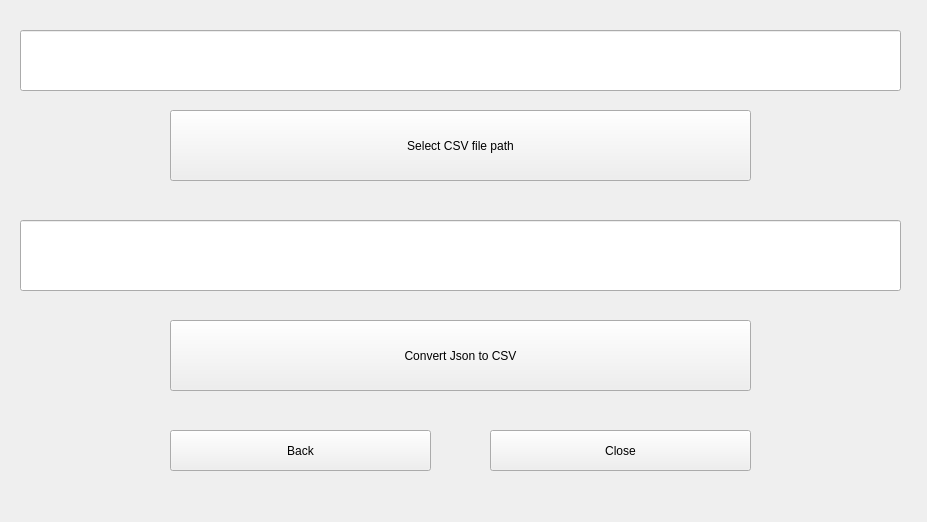
<?xml version="1.0" encoding="UTF-8"?>
<ui version="4.0">
 <class>JsonUtilPage</class>
 <widget class="QWidget" name="JsonUtilPage">
  <property name="geometry">
   <rect>
    <x>0</x>
    <y>0</y>
    <width>927</width>
    <height>522</height>
   </rect>
  </property>
  <property name="windowTitle">
   <string>Form</string>
  </property>
  <widget class="QPushButton" name="selectCsvFilePathButton">
   <property name="geometry">
    <rect>
     <x>170</x>
     <y>110</y>
     <width>581</width>
     <height>71</height>
    </rect>
   </property>
   <property name="text">
    <string>Select CSV file path</string>
   </property>
  </widget>
  <widget class="QLineEdit" name="csvFilePathLineEdit">
   <property name="geometry">
    <rect>
     <x>20</x>
     <y>30</y>
     <width>881</width>
     <height>61</height>
    </rect>
   </property>
  </widget>
  <widget class="QPushButton" name="convertJsonToCSVButton">
   <property name="geometry">
    <rect>
     <x>170</x>
     <y>320</y>
     <width>581</width>
     <height>71</height>
    </rect>
   </property>
   <property name="text">
    <string>Convert Json to CSV</string>
   </property>
  </widget>
  <widget class="QLineEdit" name="conversionResultLineEdit">
   <property name="geometry">
    <rect>
     <x>20</x>
     <y>220</y>
     <width>881</width>
     <height>71</height>
    </rect>
   </property>
  </widget>
  <widget class="QPushButton" name="backButton">
   <property name="geometry">
    <rect>
     <x>170</x>
     <y>430</y>
     <width>261</width>
     <height>41</height>
    </rect>
   </property>
   <property name="text">
    <string>Back</string>
   </property>
  </widget>
  <widget class="QPushButton" name="closeButton">
   <property name="geometry">
    <rect>
     <x>490</x>
     <y>430</y>
     <width>261</width>
     <height>41</height>
    </rect>
   </property>
   <property name="text">
    <string>Close</string>
   </property>
  </widget>
 </widget>
 <resources/>
 <connections/>
</ui>
